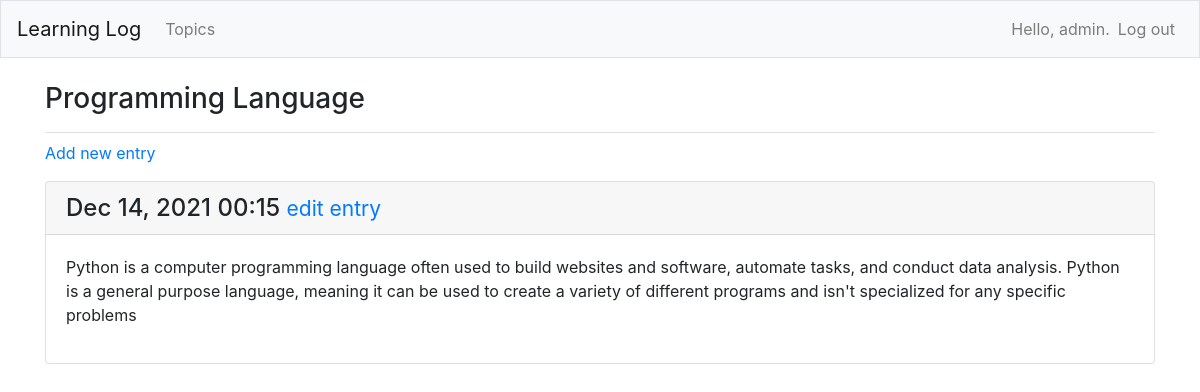
The page /topics/1/ (signed in) on the database its author committed.
### learning_logs/models.py (models this page shows)
class Topic(models.Model):
     text = models.CharField(max_length=200)
     date_added = models.DateTimeField(auto_now_add=True)
     owner = models.ForeignKey(User, on_delete=models.CASCADE)
     def __str__(self):
           return self.text

class Entry(models.Model):
     topic = models.ForeignKey(Topic, on_delete=models.CASCADE)
     text = models.TextField()
     date_added = models.DateTimeField(auto_now_add=True)

### learning_logs/views.py (the view)
# urls.py: path('topics/<int:topic_id>/', views.topic, name='topic'),
@login_required
def topic(request, topic_id):
     topic = Topic.objects.get(id=topic_id)
     if topic.owner != request.user:
        raise Http404
     entries = topic.entry_set.order_by('-date_added')
     context = {'topic': topic, 'entries': entries}
     return render(request, 'learning_logs/topic.html', context)

### learning_logs/templates/learning_logs/topic.html (shortened to what this page needs)
<!DOCTYPE html>
<html lang="en">
<head>
</head>
<body>
</body>
</html>
{% extends 'learning_logs/base.html' %}
{% block page_header %}
<h3>{{ topic }}</h3>
{% endblock page_header %}
{% block content %}
    <p>
        <a href="{% url 'learning_logs:new_entry' topic.id %}">Add new entry</a>
     </p>
{% for entry in entries %}
<div class="card mb-3">
    <h4 class="card-header">
        {{ entry.date_added|date:'M d, Y H:i' }}
        <small><a href="{% url 'learning_logs:edit_entry' entry.id %}">
            edit entry</a></small>
    </h4>
    <div class="card-body">
        {{ entry.text|linebreaks }}
    </div>
</div>
{% empty %}
<p>There are no entries for this topic yet.</p>
{% endfor %}
{% endblock content %}

### learning_logs/templates/learning_logs/base.html (shortened to what this page needs)
<!doctype html>
{% load bootstrap4 %}
 <html lang="en">
 <head>
     {% bootstrap_css %}
</head>
 <body>
 <nav class="navbar navbar-expand-md navbar-light bg-light mb-4 border">
  <a class="navbar-brand" href="{% url 'learning_logs:index'%}">
           Learning Log</a>
     <div class="collapse navbar-collapse" id="navbarCollapse">
       <ul class="navbar-nav mr-auto">
         <li class="nav-item">
           <a class="nav-link" href="{% url 'learning_logs:topics'%}">
               Topics</a></li>
       </ul>
<ul class="navbar-nav ml-auto">
    {% if user.is_authenticated %}
<li class="nav-item">
     <span class="navbar-text">Hello, {{ user.username }}.</span>
    </li>
             <li class="nav-item">
               <a class="nav-link" href="{% url 'users:logout' %}">Log out</a>
             </li>
           {% else %}
             <li class="nav-item">
               <a class="nav-link" href="{% url 'users:register' %}">Register</a>
             </li>
             <li class="nav-item">
               <a class="nav-link" href="{% url 'users:login' %}">Log in</a></li>
           {% endif %}
         </ul>
          </div>
</nav>
 <main role="main" class="container">
     <div class="pb-2 mb-2 border-bottom">
         {% block page_header %}{% endblock page_header %}
       </div>
     <div>
         {% block content %}{% endblock content %}
       </div>
     </main>
   </body>
   </html>

### rows shown on the page
Topic: text "Programming Language"
Entry: date_added "Dec 14, 2021 00:15", text "Python is a computer programming language often used to build websites and software, automate tasks, and conduct data analysis. Python is a general purpose language, meaning it can be used to create a variety of different programs and isn't specialized for any specific problems"

### other values the page prints
{{ user.username }} "admin"
